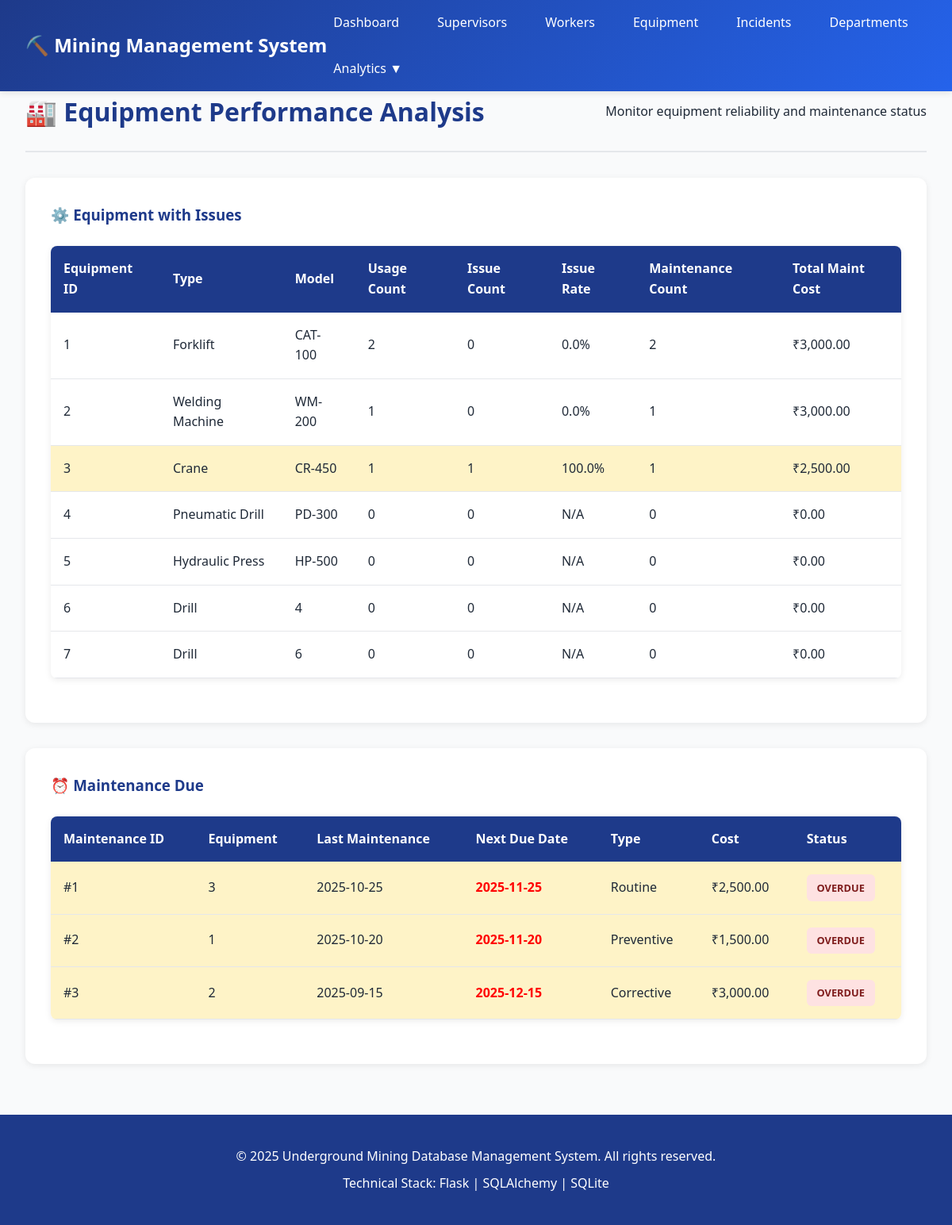
The app's page /analytics/equipment-performance with its own data.
### app.py (models this page shows)
class Equipment(db.Model):
    __tablename__ = 'Equipment'
    EquipmentID = db.Column(db.Integer, primary_key=True, autoincrement=True)
    Type = db.Column(db.String(30))
    Model = db.Column(db.String(30))
    Status = db.Column(db.String(20), default='Available')
    OperatedBy = db.Column(db.Integer, db.ForeignKey('Worker.WorkerID'))
    PurchaseDate = db.Column(db.Date)
    MaintenanceSchedule = db.Column(db.String(50))
    LastMaintenance = db.Column(db.Date)
    DepreciationValue = db.Column(db.Float)

class MaintenanceRecord(db.Model):
    __tablename__ = 'Maintenance_Record'
    MaintenanceID = db.Column(db.Integer, primary_key=True, autoincrement=True)
    EquipmentID = db.Column(db.Integer, db.ForeignKey('Equipment.EquipmentID'), nullable=False)
    MaintDate = db.Column(db.Date, default=datetime.now)
    PerformedBy = db.Column(db.Integer, db.ForeignKey('Worker.WorkerID'))
    MaintenanceType = db.Column(db.String(50))
    Notes = db.Column(db.String(400))
    Cost = db.Column(db.Float)
    NextDueDate = db.Column(db.Date)

### app.py (the view)
@app.route('/analytics/equipment-performance')
@handle_errors
def equipment_performance():
    problem_equipment = db.session.query(
        Equipment.EquipmentID,
        Equipment.Type,
        Equipment.Model,
        func.count(UsageRecord.UsageID).label('usage_count'),
        func.sum(db.case((UsageRecord.Outcome != 'Normal', 1), else_=0)).label('issue_count'),
        func.count(MaintenanceRecord.MaintenanceID).label('maint_count'),
        func.sum(MaintenanceRecord.Cost).label('total_maint_cost')
    ).outerjoin(UsageRecord).outerjoin(MaintenanceRecord).group_by(Equipment.EquipmentID, Equipment.Type, Equipment.Model).all()
    maintenance_due = MaintenanceRecord.query.filter(MaintenanceRecord.NextDueDate < datetime.now()).all()
    return render_template('equipment_performance.html',
                         problem_equipment=problem_equipment,
                         maintenance_due=maintenance_due)

### app.py (called while the page is built)
def handle_errors(f):
    @wraps(f)
    def decorated_function(*args, **kwargs):
        try:
            return f(*args, **kwargs)
        except Exception as e:
            print(f"Error: {str(e)}")
            print(traceback.format_exc())
            flash(f"Error: {str(e)}", "error")
            return redirect(url_for('index'))
    return decorated_function

@app.context_processor
def inject_helpers():
    def get_worker(worker_id):
        return Worker.query.get(worker_id) if worker_id else None
    def get_equipment(equip_id):
        return Equipment.query.get(equip_id) if equip_id else None
    return dict(get_worker=get_worker, get_equipment=get_equipment)

### templates/equipment_performance.html (shortened to what this page needs)
{% extends "base.html" %}
{% block content %}
<div class="page-header">
    <h2>🏭 Equipment Performance Analysis</h2>
    <p>Monitor equipment reliability and maintenance status</p>
</div>
<div class="analytics-section">
    <h3>⚙️ Equipment with Issues</h3>
    {% if problem_equipment %}
    <table class="data-table">
        <thead>
            <tr>
                <th>Equipment ID</th>
                <th>Type</th>
                <th>Model</th>
                <th>Usage Count</th>
                <th>Issue Count</th>
                <th>Issue Rate</th>
                <th>Maintenance Count</th>
                <th>Total Maint Cost</th>
            </tr>
        </thead>
        <tbody>
            {% for equip in problem_equipment %}
            <tr {% if equip.usage_count and equip.issue_count and (equip.issue_count / equip.usage_count * 100) > 15 %}class="warning-row"{% endif %}>
                <td>{{ equip.EquipmentID }}</td>
                <td>{{ equip.Type }}</td>
                <td>{{ equip.Model }}</td>
                <td>{{ equip.usage_count or 0 }}</td>
                <td>{{ equip.issue_count or 0 }}</td>
                <td>{% if equip.usage_count %}{{ "%.1f"|format((equip.issue_count or 0) / equip.usage_count * 100) }}%{% else %}N/A{% endif %}</td>
                <td>{{ equip.maint_count or 0 }}</td>
                <td>₹{{ "{:,.2f}".format(equip.total_maint_cost or 0) }}</td>
            </tr>
            {% endfor %}
        </tbody>
    </table>
    {% else %}
    <p class="empty-state">No equipment data available.</p>
    {% endif %}
</div>
<div class="analytics-section">
    <h3>⏰ Maintenance Due</h3>
    {% if maintenance_due %}
    <table class="data-table">
        <thead>
            <tr>
                <th>Maintenance ID</th>
                <th>Equipment</th>
                <th>Last Maintenance</th>
                <th>Next Due Date</th>
                <th>Type</th>
                <th>Cost</th>
                <th>Status</th>
            </tr>
        </thead>
        <tbody>
            {% for maint in maintenance_due %}
            <tr class="warning-row">
                <td>#{{ maint.MaintenanceID }}</td>
                <td>{{ maint.EquipmentID }}</td>
                <td>{{ maint.MaintDate.strftime('%Y-%m-%d') if maint.MaintDate else 'N/A' }}</td>
                <td style="color: red; font-weight: bold;">{{ maint.NextDueDate.strftime('%Y-%m-%d') if maint.NextDueDate else 'N/A' }}</td>
                <td>{{ maint.MaintenanceType }}</td>
                <td>₹{{ "{:,.2f}".format(maint.Cost or 0) }}</td>
                <td><span class="status-badge status-overdue">OVERDUE</span></td>
            </tr>
            {% endfor %}
        </tbody>
    </table>
    {% else %}
    <p class="empty-state" style="color: green;">✓ All maintenance schedules are up to date!</p>
    {% endif %}
</div>
{% endblock %}

### static/css/style.css (style rules this page uses)
* { margin: 0; padding: 0; box-sizing: border-box; }
:root { --primary-color: #1e3a8a; --secondary-color: #2563eb; --success-color: #10b981; --warning-color: #f59e0b; --danger-color: #ef4444; --critical-color: #dc2626; --light-bg: #f9fafb; --border-color: #e5e7eb; --text-color: #1f2937; --text-light: #6b7280; }
body { font-family: 'Segoe UI', Tahoma, Geneva, Verdana, sans-serif; background-color: var(--light-bg); color: var(--text-color); line-height: 1.6; }
.page-header { display: flex; justify-content: space-between; align-items: center; margin-bottom: 2rem; padding-bottom: 1.5rem; border-bottom: 2px solid var(--border-color); }
.page-header h2 { font-size: 2rem; color: var(--primary-color); }
.data-table { width: 100%; border-collapse: collapse; background: white; border-radius: 8px; overflow: hidden; box-shadow: 0 2px 8px rgba(0,0,0,0.08); margin: 1.5rem 0; }
.data-table thead { background: var(--primary-color); color: white; }
.data-table th { padding: 1rem; text-align: left; font-weight: 600; }
.data-table td { padding: 1rem; border-bottom: 1px solid var(--border-color); }
.data-table tbody tr.warning-row { background: #fef3c7; }
.status-badge { display: inline-block; padding: 0.4rem 0.8rem; border-radius: 6px; font-size: 0.8rem; font-weight: 600; white-space: nowrap; }
.status-overdue { background: #fee2e2; color: #7f1d1d; font-weight: 700; }
.analytics-section { background: white; padding: 2rem; border-radius: 12px; margin: 2rem 0; box-shadow: 0 2px 8px rgba(0,0,0,0.08); }
.analytics-section h3 { color: var(--primary-color); margin-bottom: 1.5rem; }

### records on screen
Equipment: EquipmentID "1", Type "Forklift", Model "CAT-100", usage_count "2", issue_count "0", issue_count "0.0", maint_count "2", total_maint_cost "3,000.00"
Equipment: EquipmentID "2", Type "Welding Machine", Model "WM-200", usage_count "1", issue_count "0", issue_count "0.0", maint_count "1", total_maint_cost "3,000.00"
Equipment: EquipmentID "3", Type "Crane", Model "CR-450", usage_count "1", issue_count "1", issue_count "100.0", maint_count "1", total_maint_cost "2,500.00"
Equipment: EquipmentID "4", Type "Pneumatic Drill", Model "PD-300", usage_count "0", issue_count "0", shows "N/A", maint_count "0", total_maint_cost "0.00"
Equipment: EquipmentID "5", Type "Hydraulic Press", Model "HP-500", usage_count "0", issue_count "0", shows "N/A", maint_count "0", total_maint_cost "0.00"
Equipment: EquipmentID "6", Type "Drill", Model "4", usage_count "0", issue_count "0", shows "N/A", maint_count "0", total_maint_cost "0.00"
Equipment: EquipmentID "7", Type "Drill", Model "6", usage_count "0", issue_count "0", shows "N/A", maint_count "0", total_maint_cost "0.00"
MaintenanceRecord: MaintenanceID "1", EquipmentID "3", MaintDate "2025-10-25", NextDueDate "2025-11-25", MaintenanceType "Routine", Cost "2,500.00"
MaintenanceRecord: MaintenanceID "2", EquipmentID "1", MaintDate "2025-10-20", NextDueDate "2025-11-20", MaintenanceType "Preventive", Cost "1,500.00"
MaintenanceRecord: MaintenanceID "3", EquipmentID "2", MaintDate "2025-09-15", NextDueDate "2025-12-15", MaintenanceType "Corrective", Cost "3,000.00"
